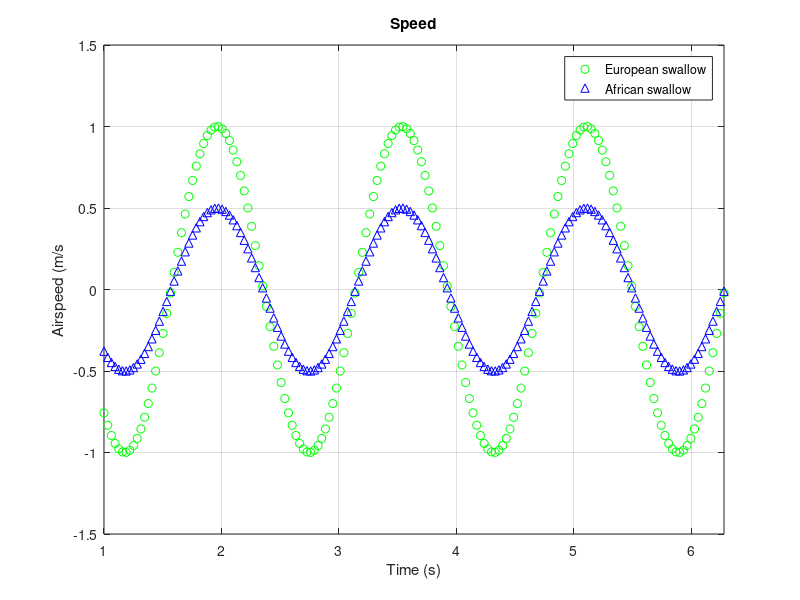

The MATLAB source for this figure:
myData = csvread('Sine.csv')

x = myData(:,1);
y = myData(:,2);

% Plot the data
% Create a figure window
figure(1)
% Plot graph with circles and green color
plot(x,y,'og')
% Turn on grid
grid on
% create a new graph with old
hold on
plot(x,.5*y,'^b')
% Make window fit to graph
axis tight
% Set limit for y axis
ylim([-1.5, 1.5])
% labels and annotations
xlabel('Time (s)')
ylabel('Airspeed (m/s')
title('Speed')
legend('European swallow', 'African swallow')
hold off